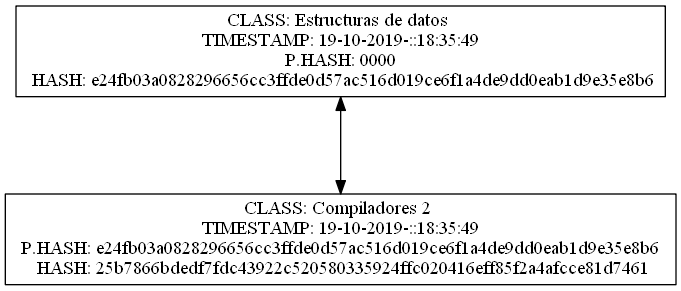

Write the Python code that produced this figure.
import json
import os

class Node:
    def __init__(self, value):
        self.data = value
        self.next = None
        self.back = None


class DoublyLinkedList:
    def __init__(self):
        self.head = None
        self.tail = None
        self.length = 0

    
    def add(self, data):
        if self.head is None:
            self.head = Node(data)
            self.tail = self.head
            self.length += 1
        else:
            new_node = Node(data)
            self.tail.next = new_node
            new_node.back = self.tail
            self.tail = new_node
            self.length += 1

    def print(self):
        if self.head is None:
            print("The list is empty")
        else:
            self.print_recursive(self.head)

    def print_recursive(self, node):
        if node is not None:
            print(node.data)
            self.print_recursive(node.next)


    def get_last_hash(self):
        if self.head is None:
            return '0000'
        else:
            hash = json.loads(self.tail.data)
            return hash["HASH"]


    def graph_list(self):
        file = open("list.txt", "w+")
        file.write('digraph G{\n')
        file.write('	rankdir = TB;')
        file.write('	node[shape=record];\n')
        file.write('	graph[ranksep = "1"];\n\n')

        if self.head is None:
            file.write('	root[label="{The Blockchain is empty}"];\n')
        else:
            aux_head = self.head
            while aux_head is not None:
                data = json.loads(aux_head.data)
                file.write('	node{}[label="CLASS: {} \\n TIMESTAMP: {} \\n P.HASH: {} \\n HASH: {}"];\n'.format(data["INDEX"], data["CLASS"], data["TIMESTAMP"], data["PREVIOUSHASH"], data["HASH"]))
                if aux_head.next is not None:
                    next_data = json.loads(aux_head.next.data)
                    file.write('	node{}->node{}[dir=both];\n'.format(data["INDEX"], next_data["INDEX"])) 
                aux_head = aux_head.next

        file.write('\n}')
        file.close()

        os.system("dot -Tpng list.txt -o list.png")
        os.system("list.png")
